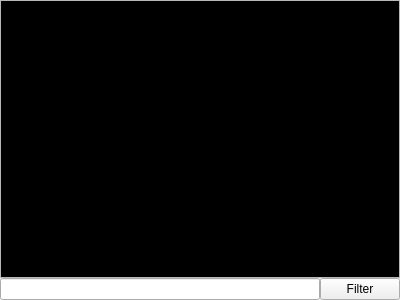
<?xml version="1.0" encoding="UTF-8"?>
<ui version="4.0">
 <class>XmlConsole</class>
 <widget class="QWidget" name="XmlConsole">
  <property name="geometry">
   <rect>
    <x>0</x>
    <y>0</y>
    <width>400</width>
    <height>300</height>
   </rect>
  </property>
  <property name="windowTitle">
   <string>Form</string>
  </property>
  <layout class="QGridLayout" name="gridLayout">
   <property name="margin">
    <number>0</number>
   </property>
   <property name="spacing">
    <number>0</number>
   </property>
   <item row="0" column="0" colspan="2">
    <widget class="QTextBrowser" name="xmlBrowser">
     <property name="html">
      <string>&lt;!DOCTYPE HTML PUBLIC &quot;-//W3C//DTD HTML 4.0//EN&quot; &quot;http://www.w3.org/TR/REC-html40/strict.dtd&quot;&gt;
&lt;html&gt;&lt;head&gt;&lt;meta name=&quot;qrichtext&quot; content=&quot;1&quot; /&gt;&lt;style type=&quot;text/css&quot;&gt;
p, li { white-space: pre-wrap; }
&lt;/style&gt;&lt;/head&gt;&lt;body style=&quot; font-family:'Sans Serif'; font-size:9pt; font-weight:400; font-style:normal;&quot; bgcolor=&quot;#000000&quot;&gt;
&lt;p style=&quot;-qt-paragraph-type:empty; margin-top:0px; margin-bottom:0px; margin-left:0px; margin-right:0px; -qt-block-indent:0; text-indent:0px; font-size:8pt;&quot;&gt;&lt;/p&gt;&lt;/body&gt;&lt;/html&gt;</string>
     </property>
    </widget>
   </item>
   <item row="1" column="0">
    <widget class="QLineEdit" name="lineEdit"/>
   </item>
   <item row="1" column="1">
    <widget class="QPushButton" name="filterButton">
     <property name="text">
      <string>Filter</string>
     </property>
    </widget>
   </item>
  </layout>
 </widget>
 <resources/>
 <connections/>
</ui>
